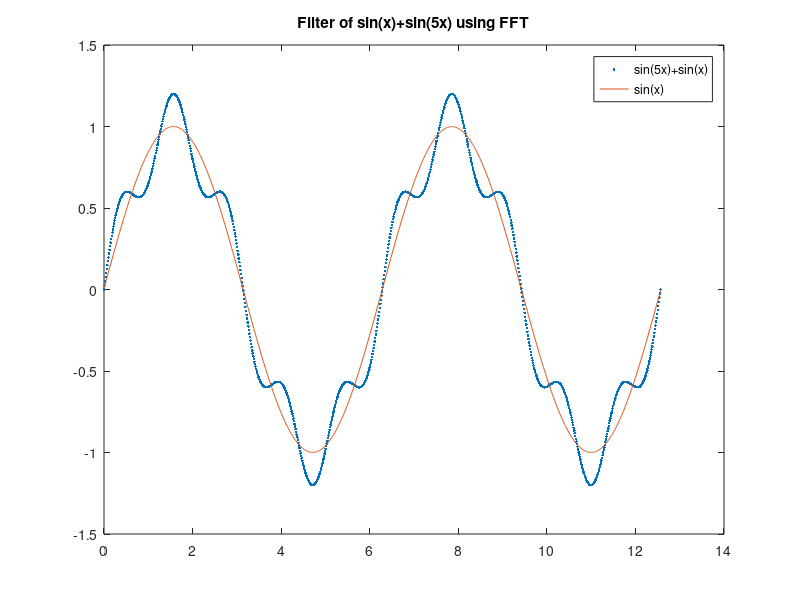

MATLAB code to generate this figure:
%test of fft
t = linspace(0, 4*pi, 1e3);
fx = sin(t) + 1/5 * sin(5*t);
plot(t, fx, '.')
hold on
fy = fft(fx);
n = 3;
filter_y = [fy(1:n) zeros(1, 1e3-2*n), fy(1e3-n+1 : 1e3)];
x = ifft(filter_y);
plot(t, x);
title('Filter of sin(x)+sin(5x) using FFT')
legend('sin(5x)+sin(x)','sin(x)');